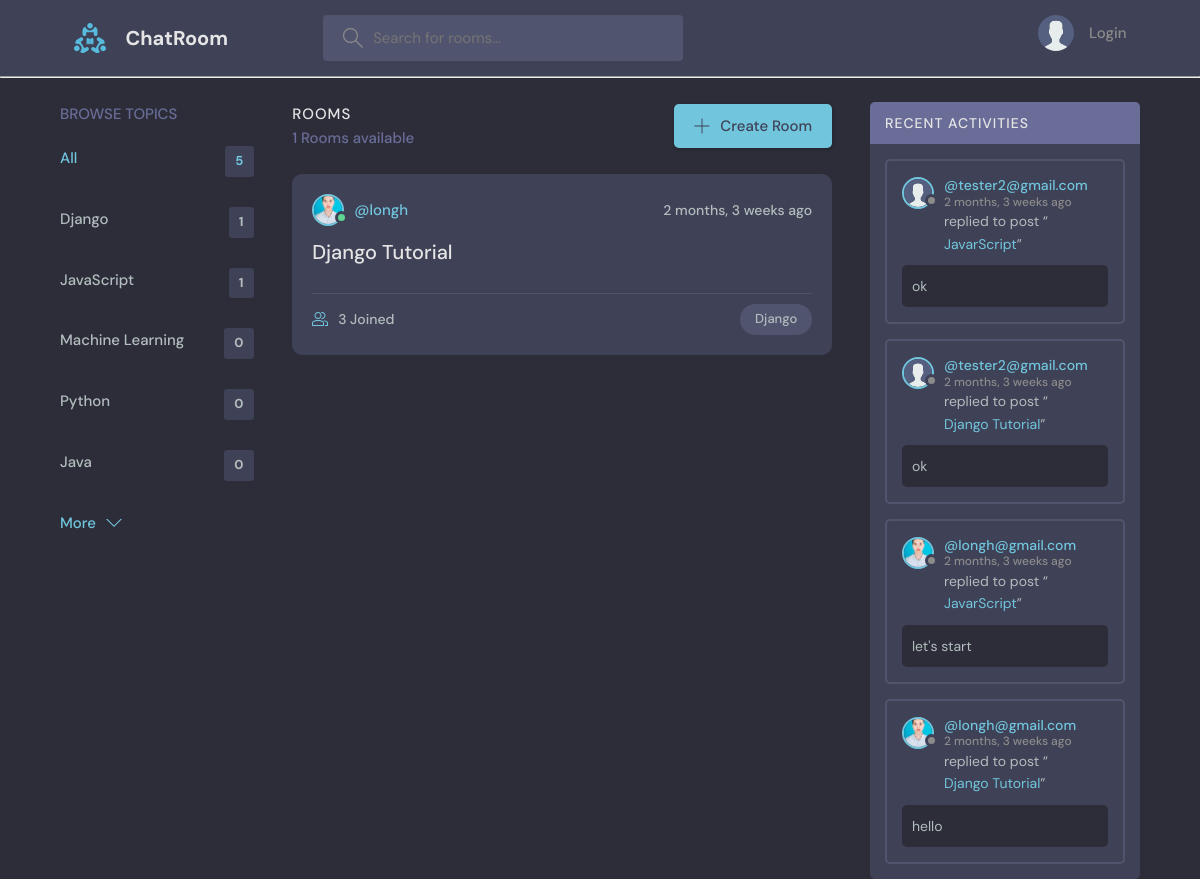
Screenshot of /?q=Django with the database file from the repository.
### studybud/models.py (models this page shows, shortened)
class Topic(models.Model):
	name = models.CharField(max_length=255)

class Room(models.Model):
	id = models.AutoField(primary_key=True)
	name = models.CharField(max_length=255)
	host = models.ForeignKey(User, on_delete=models.SET_NULL, null=True)
	topic = models.ForeignKey(Topic, on_delete=models.SET_NULL, null=True)
	description = models.TextField(null=True, blank=True)
	participants = models.ManyToManyField(User, related_name='participants', blank=True)
	updated = models.DateTimeField(auto_now=True)
	created = models.DateTimeField(auto_now_add=True)
	class Meta:
		ordering = ['-updated', '-created']

class User(AbstractUser):
	name = models.CharField(max_length=200, null=True)
	email = models.EmailField(unique=True, null=True)
	bio = models.TextField(null=True)
	avatar = models.ImageField(null=True, default='avatar.svg')
	USERNAME_FIELD = 'email'
	REQUIRED_FIELDS = []

class Message(models.Model):
	user = models.ForeignKey(User, on_delete=models.CASCADE)
	room = models.ForeignKey(Room, on_delete=models.CASCADE)
	body = models.TextField()
	updated = models.DateTimeField(auto_now=True)
	created = models.DateTimeField(auto_now_add=True)

### studybud/views.py (the view)
# urls.py: 2. Add a URL to urlpatterns:  path('', views.home, name='home')
def home(request):
	req = request.GET.get('q') if request.GET.get('q') != None else ''
	rooms = Room.objects.filter(
		Q(topic__name__icontains=req) |
		Q(name__icontains=req) |
		Q(description__icontains=req)
	)
	topic = Topic.objects.all()
	room_count = rooms.count()
	room_messages = Message.objects.all().order_by('-created')
	context = {'rooms': rooms, 'topics': topic, 'room_count': room_count, 'room_messages': room_messages}
	return render(request, 'studybud/home.html', context)

### studybud/templates/studybud/home.html (shortened to what this page needs)
{% extends 'main.html' %}
{% block content %}
<main class="layout layout--3">
	<div class="container">
		<div class="topic">
			{% include 'studybud/topic_component.html' %}
		</div>
		<div class="roomList">
			<div class="roomList__header">
				<div>
					<h2>Rooms</h2>
					<p>{{room_count}} Rooms available</p>
				</div>
				<a class="btn btn--main" href="{% url 'create-room' %}">
					<svg version="1.1" xmlns="http://www.w3.org/2000/svg" width="32" height="32" viewBox="0 0 32 32">
						<title>add</title>
						<path
								d="M16.943 0.943h-1.885v14.115h-14.115v1.885h14.115v14.115h1.885v-14.115h14.115v-1.885h-14.115v-14.115z">
						</path>
					</svg>
					Create Room
				</a>
			</div>
			{% include 'studybud/room_component.html' %}
		</div>
		{% include 'studybud/activity_component.html' %}
	</div>
</main>
{% endblock %}

### studybud/templates/studybud/topic_component.html (shortened to what this page needs)
<!DOCTYPE html>
<html lang="en">
<head>
</head>
<body>
<div class="topics">
	<div class="topics__header">
		<h2>Browse Topics</h2>
	</div>
	<ul class="topics__list">
		<li>
			<a href="/" class="active"> All <span>{{topics.count}}</span></a>
		</li>
		{% for topic in topics %}
		<li>
			<a href="{% url 'home' %}?q={{topic.name}}"> {{topic.name}} <span> {{topic.room_set.all.count}} </span></a>
		</li>
		{% endfor %}
	</ul>
	<a class="btn btn--link" href="">
		More
		<svg version="1.1" xmlns="http://www.w3.org/2000/svg" width="32" height="32" viewBox="0 0 32 32">
			<title>chevron-down</title>
			<path d="M16 21l-13-13h-3l16 16 16-16h-3l-13 13z"></path>
		</svg>
	</a>
</div>
</body>
</html>

### studybud/templates/studybud/room_component.html (shortened to what this page needs)
{% for room in rooms %}
<div class="roomListRoom">
	<div class="roomListRoom__header">
		<a href="{% url 'user-profile' room.host.id %}" class="roomListRoom__author">
			<div class="avatar avatar--small active">
				<img src="{{room.host.avatar.url}}"/>
			</div>
			<span> @{{room.host.username}} </span>
		</a>
		<div class="roomListRoom__actions">
			<span> {{room.created | timesince}} ago </span>
		</div>
	</div>
	<div class="roomListRoom__content">
		<a href="{% url 'room' room.id %}"> {{room.name}} </a>
	</div>
	<div class="roomListRoom__meta">
		<a class="roomListRoom__joined">
			{{room.participants.all.count}} Joined
		</a>
		<p class="roomListRoom__topic"> {{room.topic.name}} </p>
	</div>
</div>
{% endfor %}

### studybud/templates/studybud/activity_component.html (shortened to what this page needs)
<div class="activities">
	<div class="activities__header">
		<h2>Recent Activities</h2>
	</div>
	{% for message in room_messages %}
	<div class="activities__box">
		<div class="activities__boxHeader roomListRoom__header">
			<a href="{% url 'user-profile' message.user.id %}" class="roomListRoom__author">
				<div class="avatar avatar--small">
					<img src="{{message.user.avatar.url}}"/>
				</div>
				<p>
					@{{message.user}}
					<span> {{message.created | timesince}} ago </span>
				</p>
			</a>
		</div>
		<div class="activities__boxContent">
			<p>replied to post “<a href="{% url 'room' message.room.id %}"> {{message.room.name}} </a>”</p>
			<div class="activities__boxRoomContent">
				{{message.body}}
			</div>
		</div>
	</div>
	{% endfor %}
</div>

### rows the page displays
Topic: name "Django", room_set.all.count "1"
Topic: name "JavaScript", room_set.all.count "1"
Topic: name "Machine Learning", room_set.all.count "0"
Topic: name "Python", room_set.all.count "0"
Topic: name "Java", room_set.all.count "0"
Room: host.avatar (picture), host.username "longh", created "2 months, 3 weeks", name "Django Tutorial", participants.all.count "3", topic.name "Django"
Message: user.avatar (placeholder picture), user "tester2@gmail.com", created "2 months, 3 weeks", room.name "JavarScript", body "ok"
Message: user.avatar (placeholder picture), user "tester2@gmail.com", created "2 months, 3 weeks", room.name "Django Tutorial", body "ok"
Message: user.avatar (picture), user "longh@gmail.com", created "2 months, 3 weeks", room.name "JavarScript", body "let's start"
Message: user.avatar (picture), user "longh@gmail.com", created "2 months, 3 weeks", room.name "Django Tutorial", body "hello"

### other values shown
{{ topics.count }} "5"
{{ room_count }} "1"
